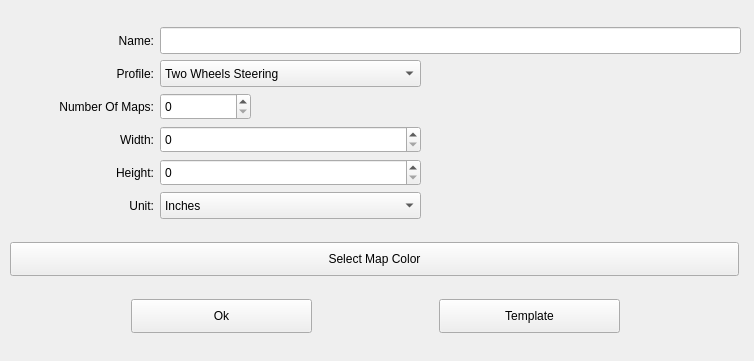
<?xml version="1.0" encoding="UTF-8"?>
<ui version="4.0">
 <class>MapSettings</class>
 <widget class="QWidget" name="MapSettings">
  <property name="geometry">
   <rect>
    <x>0</x>
    <y>0</y>
    <width>754</width>
    <height>361</height>
   </rect>
  </property>
  <property name="windowTitle">
   <string>Map Settings</string>
  </property>
  <property name="autoFillBackground">
   <bool>true</bool>
  </property>
  <widget class="QWidget" name="verticalLayoutWidget">
   <property name="geometry">
    <rect>
     <x>10</x>
     <y>10</y>
     <width>731</width>
     <height>342</height>
    </rect>
   </property>
   <layout class="QVBoxLayout" name="verticalLayout">
    <item>
     <layout class="QGridLayout" name="gridLayout">
      <item row="0" column="1">
       <widget class="QLineEdit" name="nameEntry">
        <property name="minimumSize">
         <size>
          <width>261</width>
          <height>27</height>
         </size>
        </property>
        <property name="maximumSize">
         <size>
          <width>581</width>
          <height>27</height>
         </size>
        </property>
       </widget>
      </item>
      <item row="2" column="0">
       <widget class="QLabel" name="profileLabel">
        <property name="text">
         <string>Profile:</string>
        </property>
        <property name="alignment">
         <set>Qt::AlignRight|Qt::AlignTrailing|Qt::AlignVCenter</set>
        </property>
       </widget>
      </item>
      <item row="5" column="1">
       <widget class="QSpinBox" name="widthSpinbox">
        <property name="minimumSize">
         <size>
          <width>261</width>
          <height>27</height>
         </size>
        </property>
        <property name="maximumSize">
         <size>
          <width>261</width>
          <height>27</height>
         </size>
        </property>
        <property name="maximum">
         <number>20000</number>
        </property>
       </widget>
      </item>
      <item row="6" column="1">
       <widget class="QSpinBox" name="heightSpinbox">
        <property name="minimumSize">
         <size>
          <width>261</width>
          <height>27</height>
         </size>
        </property>
        <property name="maximumSize">
         <size>
          <width>261</width>
          <height>27</height>
         </size>
        </property>
        <property name="maximum">
         <number>20000</number>
        </property>
       </widget>
      </item>
      <item row="4" column="1">
       <widget class="QSpinBox" name="numberOfMapsSpinbox">
        <property name="minimumSize">
         <size>
          <width>91</width>
          <height>27</height>
         </size>
        </property>
        <property name="maximumSize">
         <size>
          <width>91</width>
          <height>27</height>
         </size>
        </property>
       </widget>
      </item>
      <item row="5" column="0">
       <widget class="QLabel" name="widthLabel">
        <property name="text">
         <string>Width:</string>
        </property>
        <property name="alignment">
         <set>Qt::AlignRight|Qt::AlignTrailing|Qt::AlignVCenter</set>
        </property>
       </widget>
      </item>
      <item row="4" column="0">
       <widget class="QLabel" name="numberOfMapsLabel">
        <property name="text">
         <string>Number Of Maps:</string>
        </property>
        <property name="alignment">
         <set>Qt::AlignRight|Qt::AlignTrailing|Qt::AlignVCenter</set>
        </property>
       </widget>
      </item>
      <item row="6" column="0">
       <widget class="QLabel" name="heightLabel">
        <property name="text">
         <string>Height:</string>
        </property>
        <property name="alignment">
         <set>Qt::AlignRight|Qt::AlignTrailing|Qt::AlignVCenter</set>
        </property>
       </widget>
      </item>
      <item row="7" column="1">
       <widget class="QComboBox" name="unitCombo">
        <property name="minimumSize">
         <size>
          <width>261</width>
          <height>27</height>
         </size>
        </property>
        <property name="maximumSize">
         <size>
          <width>261</width>
          <height>27</height>
         </size>
        </property>
        <item>
         <property name="text">
          <string>Inches</string>
         </property>
        </item>
        <item>
         <property name="text">
          <string>Millimeters</string>
         </property>
        </item>
        <item>
         <property name="text">
          <string>Centimeters</string>
         </property>
        </item>
        <item>
         <property name="text">
          <string>Meters</string>
         </property>
        </item>
        <item>
         <property name="text">
          <string>Kilometers</string>
         </property>
        </item>
       </widget>
      </item>
      <item row="7" column="0">
       <widget class="QLabel" name="unitLabel">
        <property name="text">
         <string>Unit:</string>
        </property>
        <property name="alignment">
         <set>Qt::AlignRight|Qt::AlignTrailing|Qt::AlignVCenter</set>
        </property>
       </widget>
      </item>
      <item row="2" column="1">
       <widget class="QComboBox" name="profileComboBox">
        <property name="minimumSize">
         <size>
          <width>261</width>
          <height>27</height>
         </size>
        </property>
        <property name="maximumSize">
         <size>
          <width>261</width>
          <height>27</height>
         </size>
        </property>
        <item>
         <property name="text">
          <string>Two Wheels Steering</string>
         </property>
        </item>
        <item>
         <property name="text">
          <string>Skid Steering</string>
         </property>
        </item>
        <item>
         <property name="text">
          <string>Tank Steering</string>
         </property>
        </item>
        <item>
         <property name="text">
          <string>Ackerman Steering</string>
         </property>
        </item>
        <item>
         <property name="text">
          <string>Four Wheels Steering</string>
         </property>
        </item>
       </widget>
      </item>
      <item row="0" column="0">
       <widget class="QLabel" name="nameLabel">
        <property name="layoutDirection">
         <enum>Qt::LeftToRight</enum>
        </property>
        <property name="text">
         <string>Name:</string>
        </property>
        <property name="alignment">
         <set>Qt::AlignRight|Qt::AlignTrailing|Qt::AlignVCenter</set>
        </property>
       </widget>
      </item>
     </layout>
    </item>
    <item>
     <widget class="QPushButton" name="selectMapColorButton">
      <property name="minimumSize">
       <size>
        <width>729</width>
        <height>34</height>
       </size>
      </property>
      <property name="maximumSize">
       <size>
        <width>729</width>
        <height>34</height>
       </size>
      </property>
      <property name="text">
       <string>Select Map Color</string>
      </property>
     </widget>
    </item>
    <item>
     <layout class="QHBoxLayout" name="horizontalLayout">
      <item>
       <widget class="QPushButton" name="okButton">
        <property name="minimumSize">
         <size>
          <width>181</width>
          <height>34</height>
         </size>
        </property>
        <property name="maximumSize">
         <size>
          <width>181</width>
          <height>34</height>
         </size>
        </property>
        <property name="toolTip">
         <string>Save Settings and Open</string>
        </property>
        <property name="statusTip">
         <string>Save Settings and Open</string>
        </property>
        <property name="whatsThis">
         <string>Save Settings and Open</string>
        </property>
        <property name="text">
         <string>Ok</string>
        </property>
       </widget>
      </item>
      <item>
       <widget class="QPushButton" name="templateButton">
        <property name="minimumSize">
         <size>
          <width>181</width>
          <height>34</height>
         </size>
        </property>
        <property name="maximumSize">
         <size>
          <width>181</width>
          <height>34</height>
         </size>
        </property>
        <property name="toolTip">
         <string>Access Dozens Of Developing Template</string>
        </property>
        <property name="statusTip">
         <string>Access Dozens Of Developing Template</string>
        </property>
        <property name="whatsThis">
         <string>Access Dozens Of Developing Template</string>
        </property>
        <property name="text">
         <string>Template</string>
        </property>
       </widget>
      </item>
     </layout>
    </item>
   </layout>
  </widget>
 </widget>
 <resources/>
 <connections/>
</ui>
